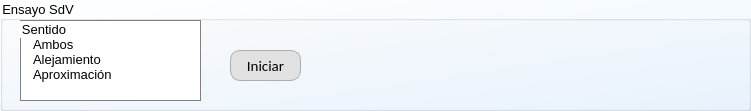
                 <widget class="QGroupBox" name="grp_equipo_4">
                  <property name="geometry">
                   <rect>
                    <x>10</x>
                    <y>440</y>
                    <width>751</width>
                    <height>111</height>
                   </rect>
                  </property>
                  <property name="sizePolicy">
                   <sizepolicy hsizetype="Preferred" vsizetype="Minimum">
                    <horstretch>0</horstretch>
                    <verstretch>171</verstretch>
                   </sizepolicy>
                  </property>
                  <property name="minimumSize">
                   <size>
                    <width>671</width>
                    <height>1</height>
                   </size>
                  </property>
                  <property name="maximumSize">
                   <size>
                    <width>9999</width>
                    <height>9999</height>
                   </size>
                  </property>
                  <property name="font">
                   <font>
                    <family>Segoe UI</family>
                    <pointsize>10</pointsize>
                   </font>
                  </property>
                  <property name="styleSheet">
                   <string notr="true">background-color: qlineargradient(spread:pad, x1:1, y1:1, x2:0, y2:0, stop:0 rgba(235, 245, 255, 255), stop:1 rgba(255, 255, 255, 255));</string>
                  </property>
                  <property name="title">
                   <string>Ensayo SdV</string>
                  </property>
                  <widget class="QGroupBox" name="grp_precEquipo_2">
                   <property name="geometry">
                    <rect>
                     <x>20</x>
                     <y>20</y>
                     <width>181</width>
                     <height>81</height>
                    </rect>
                   </property>
                   <property name="sizePolicy">
                    <sizepolicy hsizetype="Expanding" vsizetype="Minimum">
                     <horstretch>221</horstretch>
                     <verstretch>71</verstretch>
                    </sizepolicy>
                   </property>
                   <property name="minimumSize">
                    <size>
                     <width>0</width>
                     <height>60</height>
                    </size>
                   </property>
                   <property name="font">
                    <font>
                     <family>Segoe UI</family>
                     <pointsize>10</pointsize>
                    </font>
                   </property>
                   <property name="styleSheet">
                    <string notr="true">border: 1px solid grey;
background-color: rgb(255, 255, 255);</string>
                   </property>
                   <property name="title">
                    <string>Sentido</string>
                   </property>
                   <property name="flat">
                    <bool>false</bool>
                   </property>
                   <property name="checkable">
                    <bool>false</bool>
                   </property>
                   <widget class="QListWidget" name="lst_sentido">
                    <property name="geometry">
                     <rect>
                      <x>10</x>
                      <y>17</y>
                      <width>161</width>
                      <height>61</height>
                     </rect>
                    </property>
                    <property name="font">
                     <font>
                      <pointsize>10</pointsize>
                     </font>
                    </property>
                    <property name="styleSheet">
                     <string notr="true">border: none;</string>
                    </property>
                    <property name="selectionMode">
                     <enum>QAbstractItemView::SingleSelection</enum>
                    </property>
                    <item>
                     <property name="text">
                      <string>Ambos</string>
                     </property>
                    </item>
                    <item>
                     <property name="text">
                      <string>Alejamiento</string>
                     </property>
                    </item>
                    <item>
                     <property name="text">
                      <string>Aproximación</string>
                     </property>
                    </item>
                   </widget>
                  </widget>
                  <widget class="QPushButton" name="btn_inicio_sdv">
                   <property name="geometry">
                    <rect>
                     <x>230</x>
                     <y>50</y>
                     <width>71</width>
                     <height>31</height>
                    </rect>
                   </property>
                   <property name="sizePolicy">
                    <sizepolicy hsizetype="Fixed" vsizetype="Fixed">
                     <horstretch>0</horstretch>
                     <verstretch>0</verstretch>
                    </sizepolicy>
                   </property>
                   <property name="minimumSize">
                    <size>
                     <width>0</width>
                     <height>0</height>
                    </size>
                   </property>
                   <property name="maximumSize">
                    <size>
                     <width>999</width>
                     <height>999</height>
                    </size>
                   </property>
                   <property name="font">
                    <font>
                     <family>Calibri</family>
                     <pointsize>11</pointsize>
                    </font>
                   </property>
                   <property name="styleSheet">
                    <string notr="true">QPushButton {
	border: 1px solid;
	border-radius: 10px;
	border-color: rgb(173, 173, 173);
	background-color: rgb(225, 225, 225);
}
QPushButton:hover {
	background-color: rgb(218, 255, 215);
}</string>
                   </property>
                   <property name="text">
                    <string>Iniciar</string>
                   </property>
                  </widget>
                 </widget>
